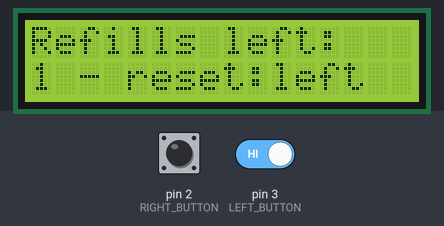
A sketch run on a simulated Arduino Uno, built with avr-gcc and run on an emulated ATmega328P. Shown: 16×2 character LCD. The test bench sets the inputs (shaded band); at power-on: pin 2 (RIGHT_BUTTON) HIGH, pin 3 (LEFT_BUTTON) HIGH. What the sketch prints to the serial monitor is not drawn.

Above: at 3.2 s.
3.3 s: pin 2 (RIGHT_BUTTON) pulled LOW for 3.2 s
At 5.0 s:
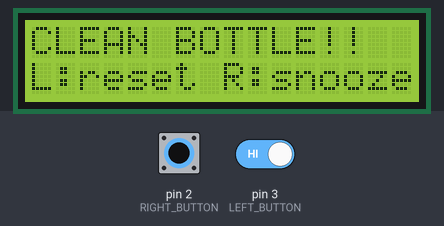
At 7.0 s:
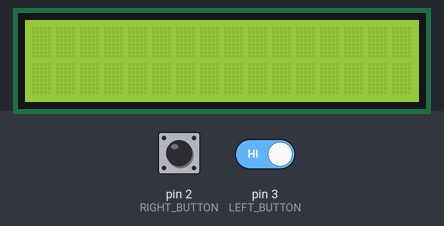
8.0 s: pin 2 (RIGHT_BUTTON) pulled LOW for 1.15 s
12.8 s: pin 2 (RIGHT_BUTTON) driven LOW and pin 3 (LEFT_BUTTON) driven LOW
15.2 s: pin 2 (RIGHT_BUTTON) driven HIGH
At 16.3 s:
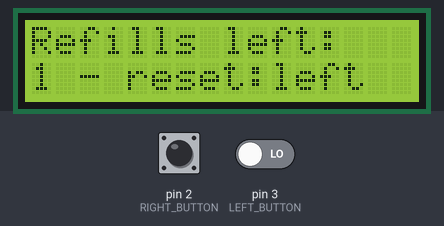
Timing chart, 0 to 18.2 s (numbered marks = the images above; inputs shaded):
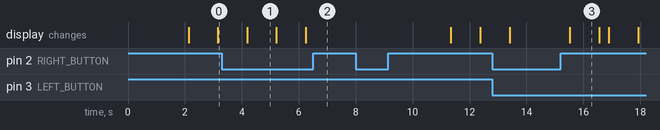

Measured:
- after the input at 3.3 s, the display: first differs from a run without the input after 2.9 s (image 2)
- after the input at 15.2 s, the display: changes after 0.33 s (image 3)
- what the display in image 1 shows lasts 1.0 s, from 4.2 s to 5.2 s

The sketch:

main.ino
```cpp
// lcd setup
#include <LiquidCrystal_I2C.h>
LiquidCrystal_I2C lcd(0x27, 16, 2);

// const variables for components
const int LEFT_BUTTON = 3;
const int RIGHT_BUTTON = 2;
const int BUZZER = 5;

// variables to prevent repeating of text on lcd
int mode = 0;
int refills_left = 2;
int lastModeShown = -1;
bool refillShown = false;

// buzzer variables
bool buzzerOn = false;
bool shouldBuzz = false;
unsigned long lastBuzzToggle = 0;
const unsigned long buzzInterval = 300; // ms

// timer mode variables
unsigned long timerStart = 0;
bool timerStarted = false;
bool timerAlarm = false;
const unsigned long timerDuration = 10000; // 10 seconds (for testing)
unsigned long lastDisplayUpdate = 0;

// snooze mode variables
const unsigned long snoozeDuration = 5000;    // 5 seconds (for testing)
bool isSnoozed = false;

// select mode screen
void selectMode() {
    mode = 0;
    lastModeShown = -1;

    lcd.clear();
    lcd.setCursor(0, 0);
    lcd.print("Select mode");
    lcd.setCursor(0, 1);
    lcd.print("L:timer R:refill");

    while (mode == 0) {
        if (digitalRead(RIGHT_BUTTON) == HIGH) {
            mode = 1;
        }
        else if (digitalRead(LEFT_BUTTON) == HIGH) {
            mode = 2;
        }
    }

    // clear lcd to prepare for tracking
    lcd.clear();
    delay(1000);
}

// reset all variables when returning to mode select
void resetState() {
    refills_left = 2;
    refillShown = false;
    shouldBuzz = false;
    buzzerOn = false;
    noTone(BUZZER);
    timerStarted = false;
    timerAlarm = false;
    lastDisplayUpdate = 0;
    lastModeShown = -1;
    isSnoozed = false;
}

// setup
void setup() {
    // assign component pins
    pinMode(RIGHT_BUTTON, INPUT_PULLUP);
    pinMode(LEFT_BUTTON, INPUT_PULLUP);
    pinMode(BUZZER, OUTPUT);

    // initalize lcd
    lcd.init();
    lcd.backlight();

    delay(1000);
    selectMode();

    Serial.begin(9600);
}

// method for controlling buzzer in the background
// on/off/on/off functionality similar to an alarm clock
void updateBuzzer() {
    if (shouldBuzz) {
        unsigned long now = millis();
        if (now - lastBuzzToggle >= buzzInterval) {
            lastBuzzToggle = now;
            buzzerOn = !buzzerOn;

            if (buzzerOn) {
                //tone(BUZZER, 1000);
                Serial.println("Buzzer on");
            } else {
                //noTone(BUZZER);
                Serial.println("Buzzer off");
            }
        }
    } else {
        noTone(BUZZER);
        buzzerOn = false;
    }
}


// refill mode
void refill() {
    // print refills left
    if (refills_left > 0 && lastModeShown != 1) {
        lcd.clear();
        lcd.setCursor(0, 0);
        lcd.print("Refills left:");
        lcd.setCursor(0, 1);
        lcd.print(refills_left);
        lcd.print(" - reset:left");
        lastModeShown = 1;
    }

    // remove refills if blue button is pressed
    if (refills_left > 0 && digitalRead(RIGHT_BUTTON) == HIGH) {
        delay(1000);
        refills_left--;
        lastModeShown = -1;
    }

    // display reset message if no refills left
    if (refills_left == 0 && !refillShown) {
        lcd.clear();
        lcd.setCursor(0, 0);
        lcd.print("CLEAN BOTTLE!!");
        lcd.setCursor(0, 1);
        lcd.print("L:reset R:snooze");
        refillShown = true;
    }

    // activate buzzer when no refills left
    if (refills_left == 0 && refillShown) {
        shouldBuzz = true;
    }

    // turn off buzzer if user acknowledge buzzer
    if (digitalRead(LEFT_BUTTON) == HIGH && refills_left == 0 && refillShown) {
        delay(1000);
        refills_left = 2;
        refillShown = false;
        shouldBuzz = false;
        lastModeShown = -1;
        return;
    }

    // REFILL SNOOZE: set refills_left to 1
    // Pressing right button during alarm gives 1 more refill before alarm triggers again
    if (digitalRead(RIGHT_BUTTON) == HIGH && refills_left == 0 && refillShown) {
        delay(300);  // debounce
        refills_left = 1;
        refillShown = false;
        shouldBuzz = false;
        lastModeShown = -1;
        return;
    }
    // ===========================================================

    // green button goes back to mode select if buzzer is not going off
    if (digitalRead(LEFT_BUTTON) == HIGH && !shouldBuzz && lastModeShown == 1) {
        delay(1000);
        resetState();
        selectMode();
        return;
    }

    // constantly call this function
    // function checks if no refills left and starts buzzer accordingly
    updateBuzzer();
}

void timer() {
    // start timer for the first time
    if (!timerStarted) {
        timerStart = millis();
        timerStarted = true;
    }

    unsigned long activeDuration = isSnoozed ? snoozeDuration : timerDuration;

    // check if timer expired
    if (!timerAlarm && (millis() - timerStart >= activeDuration)) {
        timerAlarm = true;
        lastModeShown = -1;
    }

    // activate alarm and show message
    if (timerAlarm) {
        shouldBuzz = true;

        // only update lcd one time
        if (lastModeShown != 3) {
            lcd.clear();
            lcd.setCursor(0, 0);
            lcd.print("CLEAN BOTTLE!!");
            lcd.setCursor(0, 1);
            lcd.print("L:reset R:snooze");
            lastModeShown = 3;
        }

        // TIMER SNOOZE: restart countdown with snoozeDuration
        if (digitalRead(RIGHT_BUTTON) == HIGH) {
            delay(300);  // debounce
            isSnoozed = true;
            timerAlarm = false;
            shouldBuzz = false;
            timerStart = millis();  // restart timer from now
            lastModeShown = -1;
            lastDisplayUpdate = 0;
            return;
        }

        // turn off buzzer and reset variables if user acknowledge buzzer
        if (digitalRead(LEFT_BUTTON) == HIGH) {
            delay(1000);
            shouldBuzz = false;
            timerAlarm = false;
            isSnoozed = false;
            timerStart = millis();
            lastModeShown = -1;
            lastDisplayUpdate = 0;
        }
    }
    // show countdown if no alarm
    else {
        shouldBuzz = false;

        // green button goes back to mode select if buzzer is not going off
        if (digitalRead(LEFT_BUTTON) == HIGH) {
            delay(1000);
            resetState();
            selectMode();
            return;
        }

        // clear lcd when first entering countdown display
        if (lastModeShown != 2) {
            lcd.clear();
            lastModeShown = 2;
            lastDisplayUpdate = 0; // force display update
        }

        // calculate time elapsed
        unsigned long elapsed = millis() - timerStart;
        unsigned long remaining = (activeDuration - elapsed) / 1000;

        // refresh lcd every 1 second
        if (millis() - lastDisplayUpdate >= 1000 || lastDisplayUpdate == 0) {
            lastDisplayUpdate = millis();

            // split remaining seconds into hours, minutes, and seconds
            unsigned int hrs = remaining / 3600;
            unsigned int mins = (remaining % 3600) / 60;
            unsigned int secs = remaining % 60;

            // display countdown in MM:SS format
            lcd.setCursor(0, 0);
            /*
            lcd.print("Next clean in:");
            lcd.setCursor(0, 1);
            */

            if (hrs < 10) {
                lcd.print("0");
            }
            lcd.print(hrs);
            lcd.print(":");
            if (mins < 10) {
                lcd.print("0");
            }
            lcd.print(mins);
            lcd.print(":");

            if (secs < 10) {
                lcd.print("0");
            }
            lcd.print(secs);
            lcd.print(" ");
            lcd.setCursor(0, 1);
            lcd.print("reset:left");
        }
    }

    updateBuzzer();
}

void loop() {
    // choose mode and constantly loop through
    if (mode == 1) {
        refill();
    }
    else if (mode == 2) {
        timer();
    }
}
```
